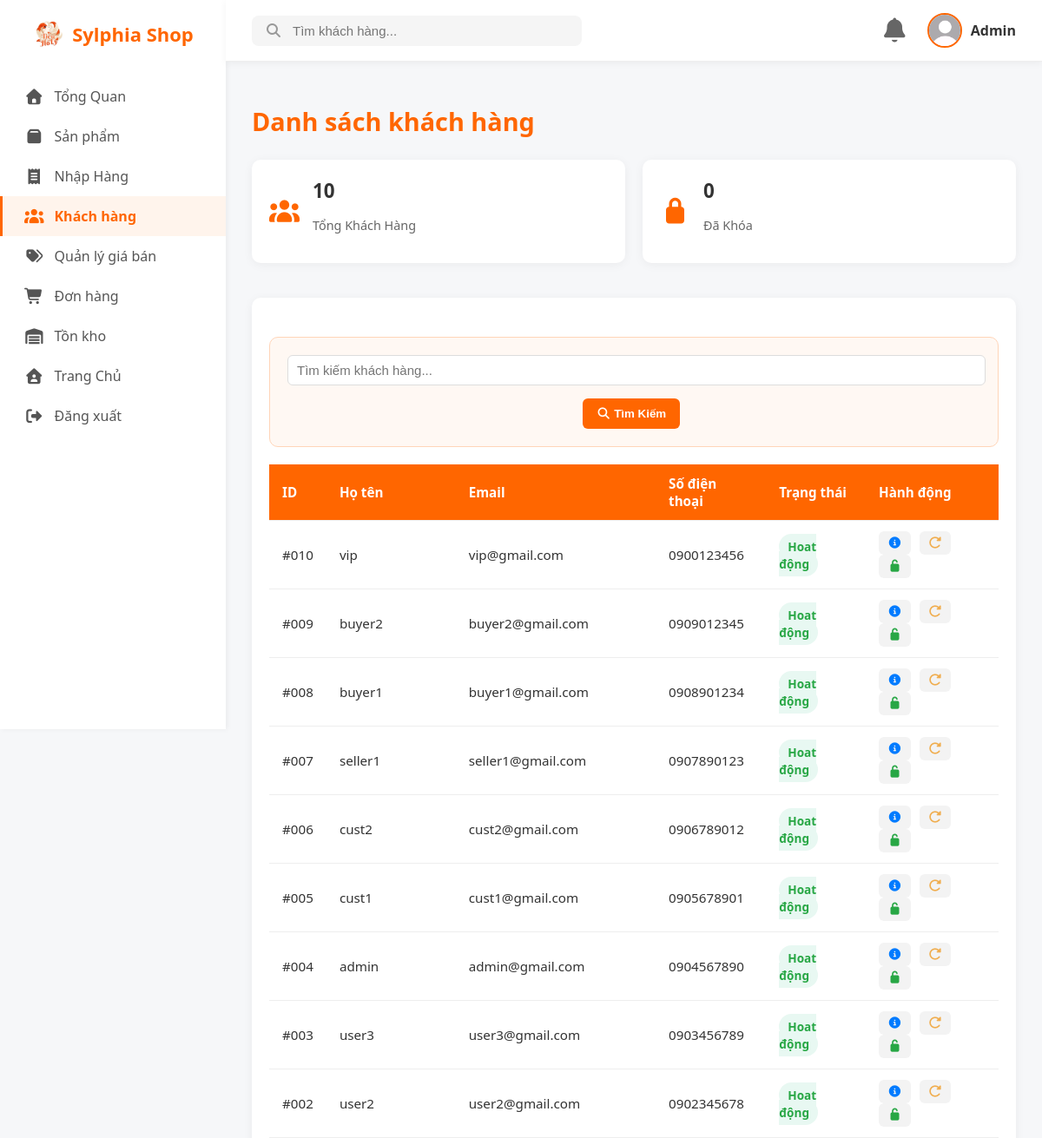
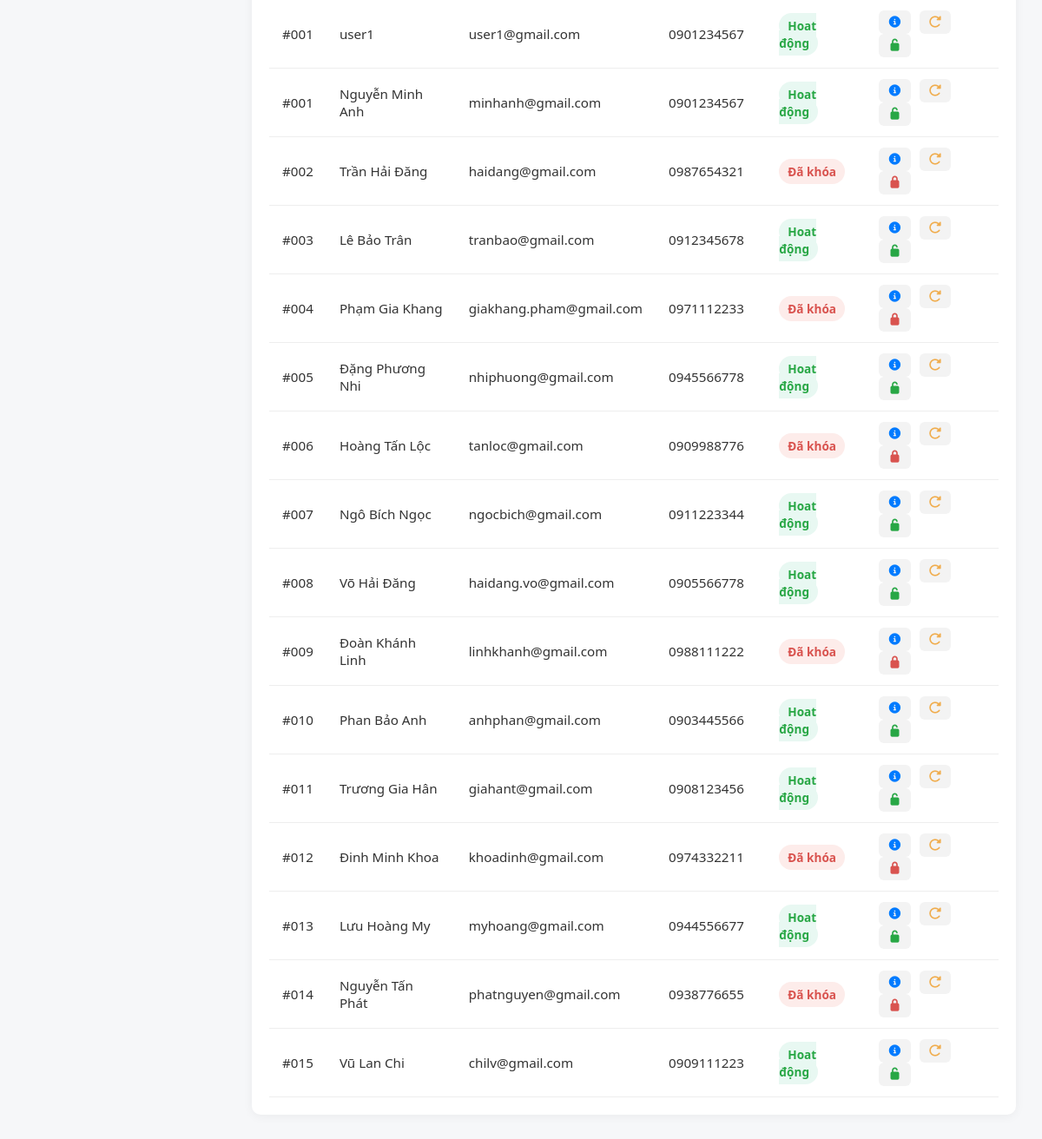
Screenshot of /admin/admin-QLKH.php with the database file from the repository (2 pictures, top to bottom).
### tables this page shows
CREATE TABLE IF NOT EXISTS `danh_sach_nguoi_dung` (
  `id` int(11) NOT NULL AUTO_INCREMENT,
  `username` varchar(50) NOT NULL UNIQUE,
  `password` varchar(255) NOT NULL,
  `email` varchar(100) NOT NULL UNIQUE,
  `phonenumber` varchar(20) NOT NULL,
  `created_at` timestamp DEFAULT CURRENT_TIMESTAMP,
  PRIMARY KEY (`id`)
);

### admin/admin-QLKH.php (the view, shortened to what this page needs)
<?php
require_once '../includes/config.php';
$customers = [];
$sql = "SELECT * FROM danh_sach_nguoi_dung ORDER BY id DESC LIMIT 15";
$result = mysqli_query($conn, $sql);
if ($result) {
    while ($row = mysqli_fetch_assoc($result)) {
        $customers[] = $row;
    }
}
$total_customers = mysqli_num_rows(mysqli_query($conn, "SELECT 1 FROM danh_sach_nguoi_dung"));
?>
<!DOCTYPE html>
<html lang="vi">
<head>
  <link rel="stylesheet" href="../fontawesome-free-7.1.0-web/css/all.min.css" />
  <link rel="stylesheet" href="../css/admin.css" />
</head>
<body>
  <div class="admin-layout">
    <aside class="sidebar">
      <div class="logo">
        <img src="../images/logo-web-removebg-preview.png" alt="Logo" />
        Sylphia Shop
      </div>
      <ul class="sidebar-menu">
        <li><a href="admin-TongQuan.php"><i class="fas fa-home"></i>Tổng Quan</a></li>
        <li><a href="admin-QLSP.php"><i class="fas fa-box"></i>Sản phẩm</a></li>
        <li><a href="admin-QLPhieuNH.php"><i class="fas fa-receipt"></i>Nhập Hàng</a></li>
        <li><a href="admin-QLKH.php" class="active"><i class="fas fa-users"></i>Khách hàng</a></li>
        <li><a href="admin-QLGia.php"><i class="fas fa-tags"></i>Quản lý giá bán</a></li>
        <li><a href="admin-QLDonHang.php"><i class="fas fa-shopping-cart"></i>Đơn hàng</a></li>
        <li><a href="admin-QLKho.php"><i class="fas fa-warehouse"></i>Tồn kho</a></li>
        <li><a href="../user/trangchu.php"><i class="fas fa-house-user"></i>Trang Chủ</a></li>
        <li><a href="admin-DangNhap.php"><i class="fas fa-sign-out-alt"></i>Đăng xuất</a></li>
      </ul>
    </aside>
    <div class="main-content">
      <div class="top-nav">
        <div class="search-bar">
          <i class="fas fa-search"></i>
          <input type="text" placeholder="Tìm khách hàng..." />
        </div>
        <div class="user-profile">
          <div class="notifications">
            <i class="fas fa-bell"></i>
          </div>
          <img src="../images/avatar.jpg" alt="Admin" class="avatar" />
          <span class="admin-name">Admin</span>
        </div>
      </div>
      <div class="dashboard">
        <h1>Danh sách khách hàng</h1>
        <div class="stats-grid">
          <div class="card">
            <i class="fas fa-users"></i>
            <div>
              <h3><?php echo $total_customers; ?></h3>
              <p>Tổng Khách Hàng</p>
            </div>
          </div>
          <div class="card">
            <i class="fas fa-lock"></i>
            <div>
              <h3>0</h3>
              <p>Đã Khóa</p>
            </div>
          </div>
        </div>
        <div class="panel">
          <div class="manage-form">
            <input type="text" placeholder="Tìm kiếm khách hàng..." required />
            <button type="submit" class="btn"><i class="fas fa-search"></i> Tìm Kiếm</button>
          </div>
          <table>
            <thead>
              <tr>
                <th>ID</th>
                <th>Họ tên</th>
                <th>Email</th>
                <th>Số điện thoại</th>
                <th>Trạng thái</th>
                <th>Hành động</th>
              </tr>
            </thead>
            <tbody>
              <?php foreach ($customers as $customer): ?>
              <tr>
                <td>#<?php echo sprintf('%03d', $customer['id']); ?></td>
                <td><?php echo htmlspecialchars($customer['username']); ?></td>
                <td><?php echo htmlspecialchars($customer['email']); ?></td>
                <td><?php echo $customer['phonenumber']; ?></td>
                <td><span class="status active">Hoạt động</span></td>
                <td>
                  <button class="btn info"><i class="fas fa-info-circle"></i></button>
                  <button class="btn reset"><i class="fas fa-rotate-right"></i></button>
                  <button class="btn unlock"><i class="fas fa-unlock"></i></button>
                </td>
              </tr>
              <?php endforeach; ?>
              <tr>
                <td>#001</td>
                <td>Nguyễn Minh Anh</td>
                <td>minhanh@gmail.com</td>
                <td>0901234567</td>
                <td><span class="status active">Hoạt động</span></td>
                <td>
                  <button class="btn info"><i class="fas fa-info-circle"></i></button>
                  <button class="btn reset"><i class="fas fa-rotate-right"></i></button>
                  <button class="btn unlock"><i class="fas fa-unlock"></i></button>
                </td>
              </tr>
              <tr>
                <td>#002</td>
                <td>Trần Hải Đăng</td>
                <td>haidang@gmail.com</td>
                <td>0987654321</td>
                <td><span class="status locked">Đã khóa</span></td>
                <td>
                  <button class="btn info"><i class="fas fa-info-circle"></i></button>
                  <button class="btn reset"><i class="fas fa-rotate-right"></i></button>
                  <button class="btn lock"><i class="fas fa-lock"></i></button>
                </td>
              </tr>
              <tr>
                <td>#003</td>
                <td>Lê Bảo Trân</td>
                <td>tranbao@gmail.com</td>
                <td>0912345678</td>
                <td><span class="status active">Hoạt động</span></td>
                <td>
                  <button class="btn info"><i class="fas fa-info-circle"></i></button>
                  <button class="btn reset"><i class="fas fa-rotate-right"></i></button>
                  <button class="btn unlock"><i class="fas fa-unlock"></i></button>
                </td>
              </tr>
              <tr>
                <td>#004</td>
                <td>Phạm Gia Khang</td>
                <td>giakhang.pham@gmail.com</td>
                <td>0971112233</td>
                <td><span class="status locked">Đã khóa</span></td>
                <td>
                  <button class="btn info"><i class="fas fa-info-circle"></i></button>
                  <button class="btn reset"><i class="fas fa-rotate-right"></i></button>
                  <button class="btn lock"><i class="fas fa-lock"></i></button>
                </td>
              </tr>
              <tr>
                <td>#005</td>
                <td>Đặng Phương Nhi</td>
                <td>nhiphuong@gmail.com</td>
                <td>0945566778</td>
                <td><span class="status active">Hoạt động</span></td>
                <td>
                  <button class="btn info"><i class="fas fa-info-circle"></i></button>
                  <button class="btn reset"><i class="fas fa-rotate-right"></i></button>
                  <button class="btn unlock"><i class="fas fa-unlock"></i></button>
                </td>
              </tr>
              <tr>
                <td>#006</td>
                <td>Hoàng Tấn Lộc</td>
                <td>tanloc@gmail.com</td>
                <td>0909988776</td>
                <td><span class="status locked">Đã khóa</span></td>
                <td>
                  <button class="btn info"><i class="fas fa-info-circle"></i></button>
                  <button class="btn reset"><i class="fas fa-rotate-right"></i></button>
                  <button class="btn lock"><i class="fas fa-lock"></i></button>
                </td>
              </tr>
              <tr>
                <td>#007</td>
                <td>Ngô Bích Ngọc</td>
                <td>ngocbich@gmail.com</td>
                <td>0911223344</td>
                <td><span class="status active">Hoạt động</span></td>
                <td>
                  <button class="btn info"><i class="fas fa-info-circle"></i></button>
                  <button class="btn reset"><i class="fas fa-rotate-right"></i></button>
                  <button class="btn unlock"><i class="fas fa-unlock"></i></button>
                </td>
              </tr>
              <tr>
                <td>#008</td>
                <td>Võ Hải Đăng</td>
                <td>haidang.vo@gmail.com</td>
                <td>0905566778</td>
                <td><span class="status active">Hoạt động</span></td>
                <td>
                  <button class="btn info"><i class="fas fa-info-circle"></i></button>
                  <button class="btn reset"><i class="fas fa-rotate-right"></i></button>
                  <button class="btn unlock"><i class="fas fa-unlock"></i></button>
                </td>
              </tr>
              <tr>
                <td>#009</td>
                <td>Đoàn Khánh Linh</td>
                <td>linhkhanh@gmail.com</td>
                <td>0988111222</td>
                <td><span class="status locked">Đã khóa</span></td>
                <td>
                  <button class="btn info"><i class="fas fa-info-circle"></i></button>
                  <button class="btn reset"><i class="fas fa-rotate-right"></i></button>
                  <button class="btn lock"><i class="fas fa-lock"></i></button>
                </td>
              </tr>
              <tr>
                <td>#010</td>
                <td>Phan Bảo Anh</td>
                <td>anhphan@gmail.com</td>
                <td>0903445566</td>
                <td><span class="status active">Hoạt động</span></td>
                <td>
                  <button class="btn info"><i class="fas fa-info-circle"></i></button>
                  <button class="btn reset"><i class="fas fa-rotate-right"></i></button>
                  <button class="btn unlock"><i class="fas fa-unlock"></i></button>
                </td>
              </tr>
              <tr>
                <td>#011</td>
                <td>Trương Gia Hân</td>
                <td>giahant@gmail.com</td>
                <td>0908123456</td>
                <td><span class="status active">Hoạt động</span></td>
                <td>
                  <button class="btn info"><i class="fas fa-info-circle"></i></button>
                  <button class="btn reset"><i class="fas fa-rotate-right"></i></button>
                  <button class="btn unlock"><i class="fas fa-unlock"></i></button>
                </td>
              </tr>
              <tr>
                <td>#012</td>
                <td>Đinh Minh Khoa</td>
                <td>khoadinh@gmail.com</td>
                <td>0974332211</td>
                <td><span class="status locked">Đã khóa</span></td>
                <td>
                  <button class="btn info"><i class="fas fa-info-circle"></i></button>
                  <button class="btn reset"><i class="fas fa-rotate-right"></i></button>
                  <button class="btn lock"><i class="fas fa-lock"></i></button>
                </td>
              </tr>
              <tr>
                <td>#013</td>
                <td>Lưu Hoàng My</td>
                <td>myhoang@gmail.com</td>
                <td>0944556677</td>
                <td><span class="status active">Hoạt động</span></td>
                <td>
                  <button class="btn info"><i class="fas fa-info-circle"></i></button>
                  <button class="btn reset"><i class="fas fa-rotate-right"></i></button>
                  <button class="btn unlock"><i class="fas fa-unlock"></i></button>
                </td>
              </tr>
              <tr>
                <td>#014</td>
                <td>Nguyễn Tấn Phát</td>
                <td>phatnguyen@gmail.com</td>
                <td>0938776655</td>
                <td><span class="status locked">Đã khóa</span></td>
                <td>
                  <button class="btn info"><i class="fas fa-info-circle"></i></button>
                  <button class="btn reset"><i class="fas fa-rotate-right"></i></button>
                  <button class="btn lock"><i class="fas fa-lock"></i></button>
                </td>
              </tr>
              <tr>
                <td>#015</td>
                <td>Vũ Lan Chi</td>
                <td>chilv@gmail.com</td>
                <td>0909111223</td>
                <td><span class="status active">Hoạt động</span></td>
                <td>
                  <button class="btn info"><i class="fas fa-info-circle"></i></button>
                  <button class="btn reset"><i class="fas fa-rotate-right"></i></button>
                  <button class="btn unlock"><i class="fas fa-unlock"></i></button>
                </td>
              </tr>
            </tbody>
          </table>
        </div>
      </div>
    </div>
  </div>
</body>
</html>

### css/admin.css (style rules this page uses)
body { font-family: "Segoe UI", Arial, sans-serif; margin: 0; background-color: #f6f7f9; color: #333; }
.admin-layout { display: flex; min-height: 100vh; }
.sidebar { width: 260px; background-color: #fff; box-shadow: 2px 0 6px rgba(0, 0, 0, 0.05); padding: 20px 0; display: flex; flex-direction: column; position: fixed; top: 0; left: 0; height: 100vh; z-index: 999; overflow-y: auto; }
.sidebar .logo { display: flex; align-items: center; justify-content: center; font-weight: 700; font-size: 22px; color: #ff6600; margin-bottom: 30px; }
.sidebar .logo img { width: 38px; height: 38px; margin-right: 8px; }
.sidebar-menu { list-style: none; padding: 0; margin: 0; }
.sidebar-menu a { display: flex; align-items: center; padding: 12px 25px; color: #555; text-decoration: none; border-left: 3px solid transparent; transition: 0.25s; }
.sidebar-menu a:hover, .sidebar-menu a.active { background-color: #fff4ec; color: #ff6600; border-left-color: #ff6600; font-weight: 600; }
.sidebar-menu a i { margin-right: 12px; font-size: 18px; }
.main-content { flex: 1; display: flex; flex-direction: column; margin-left: 260px; }
.top-nav { background: white; padding: 15px 30px; display: flex; justify-content: space-between; align-items: center; border-bottom: 1px solid #eee; box-shadow: 0 2px 8px rgba(0, 0, 0, 0.05); position: sticky; top: 0; z-index: 1000; }
.search-bar { display: flex; align-items: center; background: #f5f5f5; border-radius: 8px; padding: 8px 15px; width: 350px; }
.search-bar input { border: none; background: transparent; outline: none; flex: 1; font-size: 15px; }
.search-bar i { color: #999; margin-right: 10px; }
.user-profile { display: flex; align-items: center; }
.notifications { display: inline-block; cursor: pointer; }
.notifications i { font-size: 28px; color: #666; transition: color 0.3s, transform 0.2s; margin-right: 20px; }
.avatar { width: 36px; height: 36px; border-radius: 50%; margin-right: 10px; border: 2px solid #ff6600; }
.admin-name { font-weight: 600; }
.dashboard { padding: 30px; }
.dashboard h1 { font-size: 1.8rem; margin-bottom: 25px; color: #ff6600; }
.stats-grid { display: grid; grid-template-columns: repeat(auto-fit, minmax(200px, 1fr)); gap: 20px; margin-bottom: 40px; }
.card { background: white; padding: 20px; border-radius: 10px; box-shadow: 0 2px 12px rgba(0, 0, 0, 0.05); display: flex; align-items: center; gap: 15px; transition: transform 0.2s ease; }
.card i { font-size: 28px; color: #ff6600; }
.card h3 { margin: 0; font-size: 1.4rem; color: #333; }
.card p { color: #666; font-size: 0.9rem; }
.panel { background: white; border-radius: 10px; padding: 20px; box-shadow: 0 2px 12px rgba(0, 0, 0, 0.05); margin-bottom: 20px; }
table { width: 100%; border-collapse: collapse; font-size: 0.95rem; margin-top: 20px; }
thead { background-color: #ff6600; color: white; }
th, td { padding: 12px 15px; border-bottom: 1px solid #eee; text-align: left; }
.btn { border: none; background: #f3f3f3; color: #555; padding: 6px 10px; border-radius: 6px; cursor: pointer; margin-right: 6px; transition: 0.25s; }
.btn.info i { color: #007bff; }
.btn.reset i { color: #f0ad4e; }
.btn.lock i { color: #d9534f; }
.btn.unlock i { color: #28a745; }
.status { font-weight: 600; padding: 5px 10px; border-radius: 20px; font-size: 0.85rem; }
.status.active { background: #e8f8f2; color: #28a745; }
.status.locked { background: #fdecea; color: #d9534f; }
.manage-form { background: #fff8f3; border: 1px solid #ffd5b8; border-radius: 10px; padding: 20px; margin-top: 25px; text-align: center; }
.manage-form input, .manage-form select { width: 98%; padding: 8px 10px; margin-bottom: 15px; border: 1px solid #ddd; border-radius: 6px; outline: none; font-size: 15px; transition: border 0.25s; }
.manage-form button { background-color: #ff6600; color: white; border: none; border-radius: 6px; padding: 10px 16px; cursor: pointer; font-weight: 600; transition: 0.25s; }

### rows the page displays
danh_sach_nguoi_dung: id "010", username "vip", email "vip@gmail.com", phonenumber "0900123456"
danh_sach_nguoi_dung: id "009", username "buyer2", email "buyer2@gmail.com", phonenumber "0909012345"
danh_sach_nguoi_dung: id "008", username "buyer1", email "buyer1@gmail.com", phonenumber "0908901234"
danh_sach_nguoi_dung: id "007", username "seller1", email "seller1@gmail.com", phonenumber "0907890123"
danh_sach_nguoi_dung: id "006", username "cust2", email "cust2@gmail.com", phonenumber "0906789012"
danh_sach_nguoi_dung: id "005", username "cust1", email "cust1@gmail.com", phonenumber "0905678901"
danh_sach_nguoi_dung: id "004", username "admin", email "admin@gmail.com", phonenumber "0904567890"
danh_sach_nguoi_dung: id "003", username "user3", email "user3@gmail.com", phonenumber "0903456789"
danh_sach_nguoi_dung: id "002", username "user2", email "user2@gmail.com", phonenumber "0902345678"
danh_sach_nguoi_dung: id "001", username "user1", email "user1@gmail.com", phonenumber "0901234567"

### other values shown
$total_customers "10"
